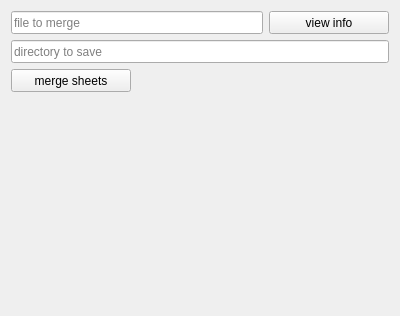
<?xml version="1.0" encoding="UTF-8"?>
<ui version="4.0">
 <class>PluginGui</class>
 <widget class="QWidget" name="PluginGui">
  <property name="geometry">
   <rect>
    <x>0</x>
    <y>0</y>
    <width>400</width>
    <height>316</height>
   </rect>
  </property>
  <property name="windowTitle">
   <string>Form</string>
  </property>
  <layout class="QGridLayout" name="gridLayout">
   <item row="6" column="3">
    <spacer name="verticalSpacer">
     <property name="orientation">
      <enum>Qt::Vertical</enum>
     </property>
     <property name="sizeHint" stdset="0">
      <size>
       <width>20</width>
       <height>40</height>
      </size>
     </property>
    </spacer>
   </item>
   <item row="5" column="0">
    <widget class="QPushButton" name="mergeSheetsButton">
     <property name="sizePolicy">
      <sizepolicy hsizetype="Fixed" vsizetype="Fixed">
       <horstretch>0</horstretch>
       <verstretch>0</verstretch>
      </sizepolicy>
     </property>
     <property name="minimumSize">
      <size>
       <width>120</width>
       <height>23</height>
      </size>
     </property>
     <property name="maximumSize">
      <size>
       <width>120</width>
       <height>23</height>
      </size>
     </property>
     <property name="text">
      <string>merge sheets</string>
     </property>
    </widget>
   </item>
   <item row="3" column="0" colspan="5">
    <widget class="ExQLineEdit" name="selectFileEdit">
     <property name="minimumSize">
      <size>
       <width>0</width>
       <height>23</height>
      </size>
     </property>
     <property name="maximumSize">
      <size>
       <width>16777215</width>
       <height>23</height>
      </size>
     </property>
     <property name="placeholderText">
      <string>file to merge</string>
     </property>
    </widget>
   </item>
   <item row="3" column="5">
    <widget class="QPushButton" name="viewInfoButton">
     <property name="sizePolicy">
      <sizepolicy hsizetype="Fixed" vsizetype="Fixed">
       <horstretch>0</horstretch>
       <verstretch>0</verstretch>
      </sizepolicy>
     </property>
     <property name="minimumSize">
      <size>
       <width>120</width>
       <height>23</height>
      </size>
     </property>
     <property name="maximumSize">
      <size>
       <width>120</width>
       <height>23</height>
      </size>
     </property>
     <property name="text">
      <string>view info</string>
     </property>
    </widget>
   </item>
   <item row="4" column="0" colspan="6">
    <widget class="ExQLineEdit" name="selectSaveDirEdit">
     <property name="minimumSize">
      <size>
       <width>0</width>
       <height>23</height>
      </size>
     </property>
     <property name="maximumSize">
      <size>
       <width>16777215</width>
       <height>23</height>
      </size>
     </property>
     <property name="placeholderText">
      <string>directory to save</string>
     </property>
    </widget>
   </item>
  </layout>
 </widget>
 <customwidgets>
  <customwidget>
   <class>ExQLineEdit</class>
   <extends>QLineEdit</extends>
   <header>exqlineedit.h</header>
  </customwidget>
 </customwidgets>
 <resources/>
 <connections/>
</ui>
